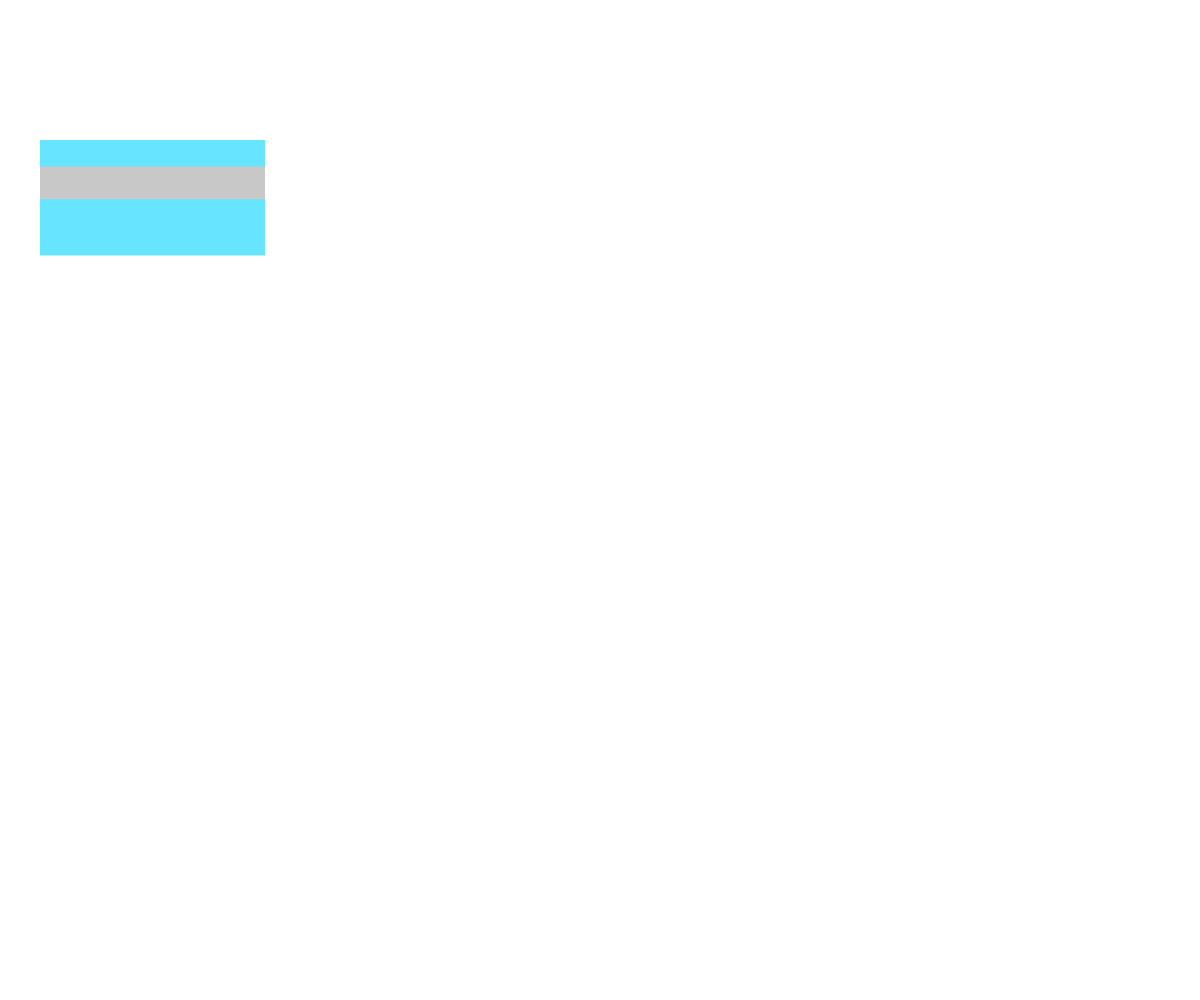
Frame 1 (no input)
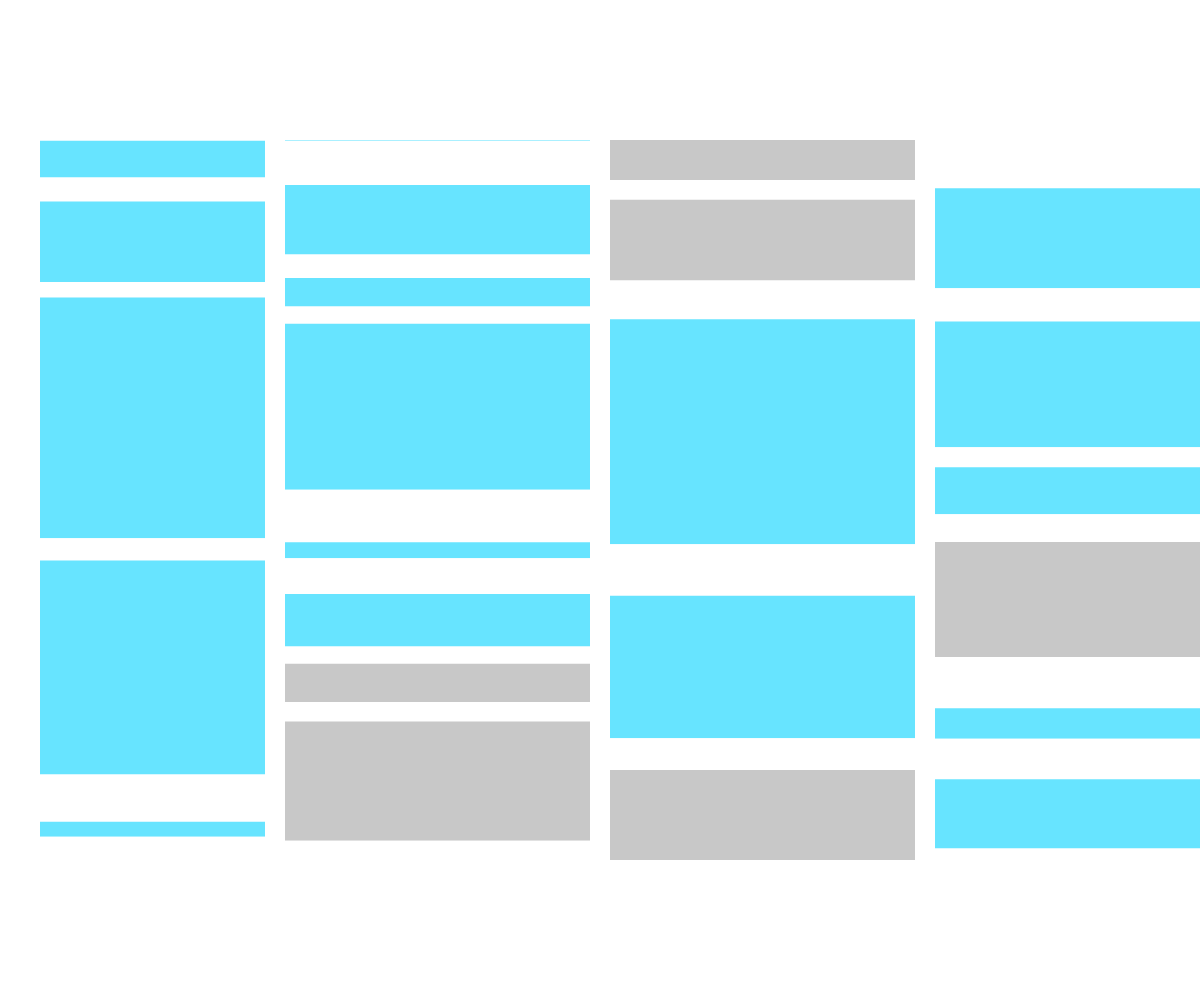
Frame 60 (no input)
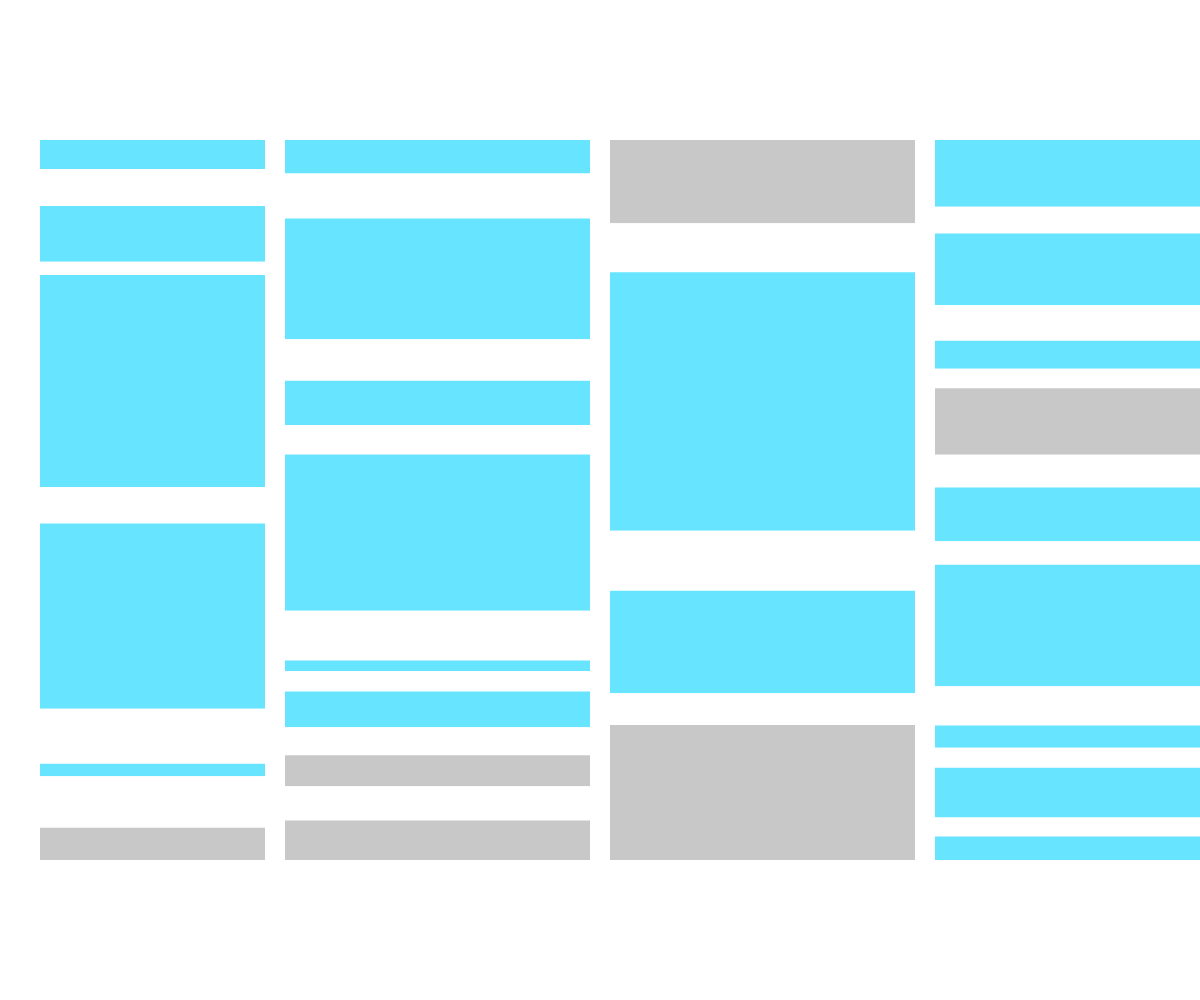
Frame 120 (the mouse pressed at the canvas centre since frame 60)

The p5.js sketch that drew these frames (run headless with seeded random() and noise() and a simulated clock; from frame 60 on, the mouse is pressed at the canvas centre):

// p5.js sketch
// ── sketch.js
// 設定畫布大小
const canvasWidth = 1280;
const canvasHeight = 720;
let squares=[];
let columnNum=4;
columnMargin=20;


function preload(){
  
}

function setup() {
  noStroke();
  createCanvas(windowWidth, windowHeight);
  frameRate(60);
  for(var i=0;i<=columnNum;i++){
    squares[i]=[];
    for(var j=0;j<30;j++){
      let c;
      let square;
      if((j+1)%2==0){
        c=color(255);//間隔的顏色
        //間隔
        square=new Square(0,0,(canvasWidth-(columnNum-1)*columnMargin)/columnNum,random(20,40),c);
      }else{
        //方塊的顏色
        if(floor(random(3))==1){
          c=color('#C8C8C8');
        }else{
          c=color('#67E4FF');
        }
        //方塊
        square=new Square(0,0,(canvasWidth-(columnNum-1)*columnMargin)/columnNum,random(10,200),c);
      }
      
      squares[i].push(square);
    }
  }
  
  

}

function draw() {
  background(255);
  push();
  translate((windowWidth-canvasWidth)/2,(windowHeight-canvasHeight)/2)
  for(var i=0;i<squares.length;i++){
    translate(0,100*sin((squares[i][3].timer)/2)-90);
    for(var j=0;j<squares[i].length;j++){
      squares[i][j].display();
      if(i==0 && j==0){
        squares[i][j].update(0,0,0,0,0);
      }else if(j==0){
        squares[i][j].update(squares[i-1][0].x+squares[i-1][0].width+columnMargin,0,0,0,0);
      }else{
        squares[i][j].update(squares[i][j-1].x,squares[i][j-1].y,squares[i][j-1].width,squares[i][j-1].height,squares[i][j-1].timer);
      }
    }
  }
  pop();
  fill(255);//遮罩顏色
  rect(0,0,windowWidth,(windowHeight-canvasHeight)/2);//up
  rect(0,(windowHeight-canvasHeight)/2+canvasHeight,windowWidth,(windowHeight-canvasHeight)/2);//down
  rect(0,0,(windowWidth-canvasWidth)/2,windowHeight);//left
  rect((windowWidth-canvasWidth)/2+canvasWidth,0,(windowWidth-canvasWidth)/2,windowHeight);//right
}

class Square {
  constructor(x,y,width,height,color) {
    this.x=x;
    this.y=y;
    this.width=width;
    this.height=height;
    this.timer=random(360);
    this.color=color;
    
    
  }
  update(lastX,lastY,lastWidth,lastHeight,lastTimer) {
    if(this.timer>=1440){
      this.timer=0;
    }else{
      this.timer++;
    }
    
    this.y=lastY+lastHeight+lastHeight/2*sin(lastTimer);
    this.x=lastX;
    
    
  }
  display() {
    fill(this.color);
    angleMode(DEGREES);
    rect(this.x,this.y,this.width,(this.height+this.height/2*sin(this.timer)));
    
    
  }
}
